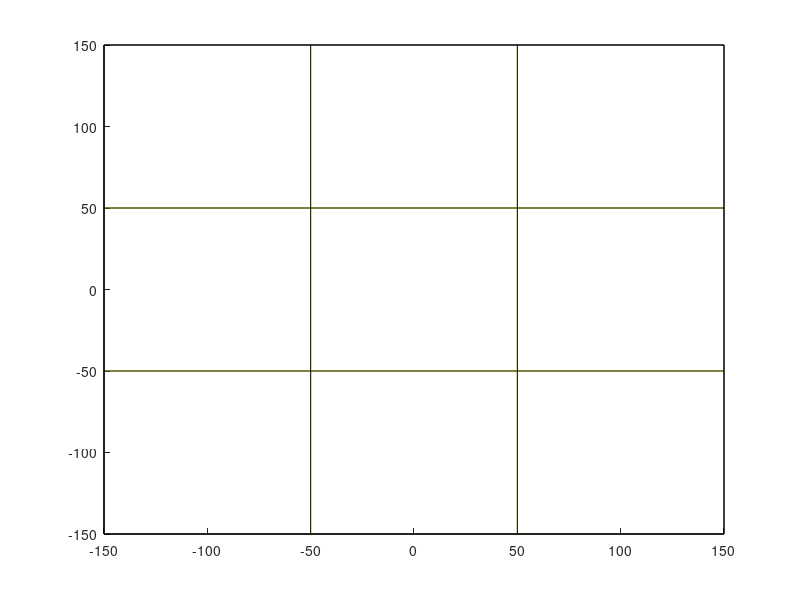

MATLAB code to generate this figure: (Note: this script raises an error after producing the figure.)
clear;
clc;
cla reset;

% Cube settings
rubikDim = 3;
cubeW = 100;

% Code
hold on;

% Draw visual help
% ejesX = [[1, -1]; [1, -1]; [0, 0]];
% ejesY = [[1, -1]; [-1, 1]; [0, 0]];
% ejesZ = [[0,  0]; [0,  0]; [sqrt(2), -sqrt(2)]];
% for x = 1:3
%     plot3(ejesX(x, :) .* cubeW, ejesY(x, :) .* cubeW, ejesZ(x, :) .* cubeW, "k-");
% end

% draw Cube border
pieces = [-rubikDim / 2, rubikDim / 2] .* cubeW;
for p1 = pieces
    for p2 = pieces
        plot3([p1, p1], [p2, p2], pieces, "k")
        plot3([p1, p1], pieces, [p2, p2], "k")
        plot3(pieces, [p1, p1], [p2, p2], "k")
    end
end

if mod(rubikDim, 2) == 0
    m = 0 : rubikDim / 2 - 1;
else
    m = 0.5 : rubikDim / 2 - 0.5;
end

colors = [["b", "g"]; ["m", "r"]; ["k", "y"]];
i = 1;
for p1 = pieces
    for mm = m
        pieces2 = [-1, 1] .* (mm * cubeW);
        for p2 = pieces2
            % Blue and green
            plot3([p1, p1], [p2, p2], pieces, colors(1, i + 1))
            plot3([p1, p1], pieces, [p2, p2], colors(1, i + 1))
            
            % Orange and red
            plot3([p2, p2], [p1, p1], pieces, colors(2, i + 1))
            plot3(pieces, [p1, p1], [p2, p2], colors(2, i + 1))
            
            % White and yellow
            plot3([p2, p2], pieces, [p1, p1], colors(3, i + 1))
            plot3(pieces, [p2, p2], [p1, p1], colors(3, i + 1))
        end
    end
    i = mod(i + 1, 2);
end




% Camera
% aspectRatio = 16/9;
aspectRatio = 1.7777777777;
camFOV = 1.0471976;
camFar = 4462.1959;
camNear = 44.621959;
% angle = pi / 6 * 0.5;
angle = camFOV * 0.5;

ampli = 2^(0.25 * rubikDim) * 300;
angX = 0.25 * pi;
angZ = 0.25 * pi;

trueIncX = -0.25 * pi;
trueIncZ = 0;


camRotationMatrix = rotationMatrix3D("Z", angX) * rotationMatrix3D("Y", angZ);

camCoord = camRotationMatrix * [ampli, 0, 0]';
camX = camCoord(1);
camY = camCoord(2);
camZ = camCoord(3);
plot3([camX, 0], [camY, 0], [camZ, 0], "b-*");

planeV = ampli * tan(angle);
planeH = planeV * aspectRatio;

planeVectors = [ ...
    camRotationMatrix * [0;  planeH;  planeV], ...
    camRotationMatrix * [0;  planeH; -planeV], ...
    camRotationMatrix * [0; -planeH; -planeV], ...
    camRotationMatrix * [0; -planeH;  planeV] ...
];

for i = 1:4
    p1 = planeVectors(:, i)';
    index = i + 1;
    if index == 5
        index = 1;
    end
    p2 = planeVectors(:, index)';
    % Print visual plane
    plot3([p1(1), p2(1)], [p1(2), p2(2)], [p1(3), p2(3)], "g-*");
    % Connection camera - visual plane
    plot3([p1(1), camX], [p1(2), camY], [p1(3), camZ], "k-");
end


hold off;

mult = 1.1;
axis([-ampli * mult, ampli * mult, -ampli * mult, ampli * mult, -ampli * mult, ampli * mult])
xlabel("X"); ylabel("Y"); zlabel("Z");
view(135, 45)
grid MINOR;